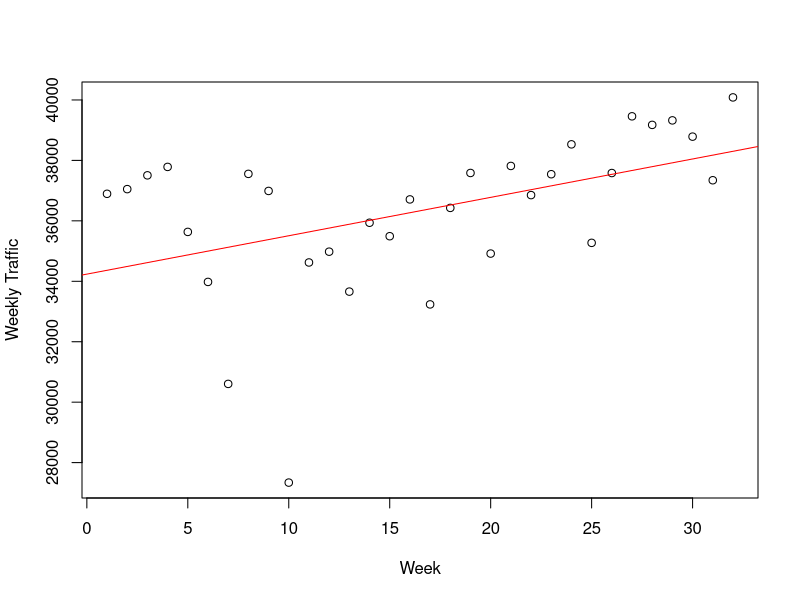

The R source for this figure: (Note: a time limit stopped this script after it produced the figure.)
# Trends
# Three Degrees of Freedom
rm(list=ls())

# Functions --------------------------------------------------------------------

# dayToIndices
#
# Convert a day in the data set into a day and week index coordinate.
#
# Accepts:
#   day - An integer day that represents the day of sampling.
#
# Returns:
#   day - The index for the day for a list of day matricies.
#   week- The week index for the day matrix.

dayToIndices <- function(day) {
    week <- ceiling(day/7)
    day <- day %% 7
    if (day == 0) {day = 7}
    return(c(day=day, week=week))
}

# Data preparation -------------------------------------------------------------
traffic <- read.csv("UrbanAnalytics2015.csv", sep=" ")
traffic$DateTime <- strptime(traffic$DateTime, "%m/%d/%y %H:%M")

# Time-based filtering ---------------------------------------------------------
stepsPerDay <- 1440/5
days <- 31
steps = days * stepsPerDay

dayList<-c("Sun.","Mon.","Tues.","Wed.","Thurs.","Fri.","Sat.")

# Bin the volume each day  -----------------------------------------------------

days <- traffic$DateTime[nrow(traffic)]$yday + 356 - traffic$DateTime[1]$yday
weeks = floor(days/7)
matrices <- list()
templates <- list()
for (wday in 0:6) {

    ## For each weekday, compile a matrix of every week's version and compare
    weeklySubset = traffic[which(traffic$DateTime$wday == wday),]
    weeklyMatrix <- matrix(NA,ncol=288, nrow=weeks)
    for (index in 1:nrow(weeklySubset)) {
        dayNumber = 1+  weeklySubset$DateTime[index]$yday + 356 *(weeklySubset$DateTime[index]$year - 113)  - weeklySubset$DateTime[1]$yday
        week = 1 + floor(dayNumber/7)
        minute = 1 + (weeklySubset$DateTime[index]$min + (60*weeklySubset$DateTime[index]$hour))/5

        weeklyMatrix[week, minute] = weeklySubset$Volume[index]
        print(paste(week, minute,weeklySubset$Volume[index]))

    }
    template <- apply(weeklyMatrix, 2, median, na.rm=T)
    matrices <- c(matrices, list(weeklyMatrix))
    templates <- c(templates, list(template))
}

# Total traffic for each day ---------------------------------------------------
results <- matrix(0, nrow=32)
for (week in 1:32) {
    weekData <- numeric(7)
    for(wday in 1:7){
        # Divide by 12 because each element is vehicles/hour per 5 minute segment
        totalTraffic <- sum(matrices[[wday]][week,],na.rm=T)/12
        weekData[wday] <- totalTraffic
    }
    results[week,1] <- sum(weekData, na.rm=T)
}
plot(results[1:nrow(results),],
     ylab="Weekly Traffic",
     xlab="Week")

# Regress regress! -------------------------------------------------------------
week <- 1:32
trafficVolume <- results[1:32,]
model <- lm(trafficVolume~week)
abline(model, col="red")

cat(paste("The traffic volume is growing at",model$coefficients[2],"vehicles per week."))

# Bin the delay each day  -----------------------------------------------------

days <- traffic$DateTime[nrow(traffic)]$yday + 356 - traffic$DateTime[1]$yday
weeks = floor(days/7)
matrices <- list()
templates <- list()
for (wday in 0:6) {

    ## For each weekday, compile a matrix of every week's version and compare
    weeklySubset = traffic[which(traffic$DateTime$wday == wday),]
    weeklyMatrix <- matrix(NA,ncol=288, nrow=weeks)
    for (index in 1:nrow(weeklySubset)) {
        dayNumber = 1+  weeklySubset$DateTime[index]$yday + 356 *(weeklySubset$DateTime[index]$year - 113)  - weeklySubset$DateTime[1]$yday
        week = 1 + floor(dayNumber/7)
        minute = 1 + (weeklySubset$DateTime[index]$min + (60*weeklySubset$DateTime[index]$hour))/5

        weeklyMatrix[week, minute] = weeklySubset$Delay[index]

    }
    template <- apply(weeklyMatrix, 2, median, na.rm=T)
    matrices <- c(matrices, list(weeklyMatrix))
    templates <- c(templates, list(template))
}


# Total traffic for each day ---------------------------------------------------
results <- matrix(0, nrow=32)
for (week in 1:32) {
    weekData <- numeric(7)
    for(wday in 1:7){
        # Divide by 12 because each element is vehicles/hour per 5 minute segment
        totalTraffic <- median(matrices[[wday]][week,],na.rm=T)
        weekData[wday] <- totalTraffic
    }
    results[week,1] <- median(weekData, na.rm=T)
}
plot(results[1:nrow(results),],
     ylab="Weekly Median Traffic Delay (Seconds)",
     xlab="Week")

# Regress regress! -------------------------------------------------------------
week <- 1:32
trafficVolume <- results[1:32,]
model <- lm(trafficVolume~week)
abline(model, col="red")

cat(paste("The delay time is increasing at",model$coefficients[2],"seconds per week."))
